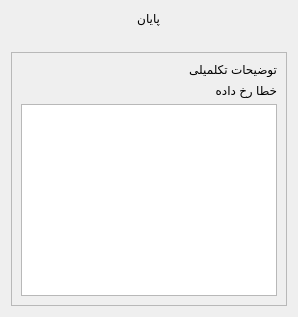
          <widget class="QWidget" name="form_step8">
           <layout class="QVBoxLayout" name="verticalLayout_25">
            <item alignment="Qt::AlignHCenter">
             <widget class="QLabel" name="label_70">
              <property name="text">
               <string>پایان</string>
              </property>
             </widget>
            </item>
            <item>
             <layout class="QHBoxLayout" name="horizontalLayout_8">
              <property name="topMargin">
               <number>20</number>
              </property>
              <item>
               <widget class="QFrame" name="descriptionFormFrame">
                <property name="frameShape">
                 <enum>QFrame::StyledPanel</enum>
                </property>
                <property name="frameShadow">
                 <enum>QFrame::Raised</enum>
                </property>
                <layout class="QVBoxLayout" name="verticalLayout_130">
                 <item>
                  <widget class="QLabel" name="descriptionFormLbl">
                   <property name="text">
                    <string>توضیحات تکلمیلی</string>
                   </property>
                   <property name="styleClass" stdset="0">
                    <string>form-label</string>
                   </property>
                  </widget>
                 </item>
                 <item>
                  <widget class="QLabel" name="descriptionFormError">
                   <property name="text">
                    <string>خطا رخ داده</string>
                   </property>
                   <property name="styleClass" stdset="0">
                    <string>form-field-error</string>
                   </property>
                  </widget>
                 </item>
                 <item>
                  <widget class="QTextEdit" name="descriptionFormInpt"/>
                 </item>
                </layout>
               </widget>
              </item>
             </layout>
            </item>
           </layout>
          </widget>
